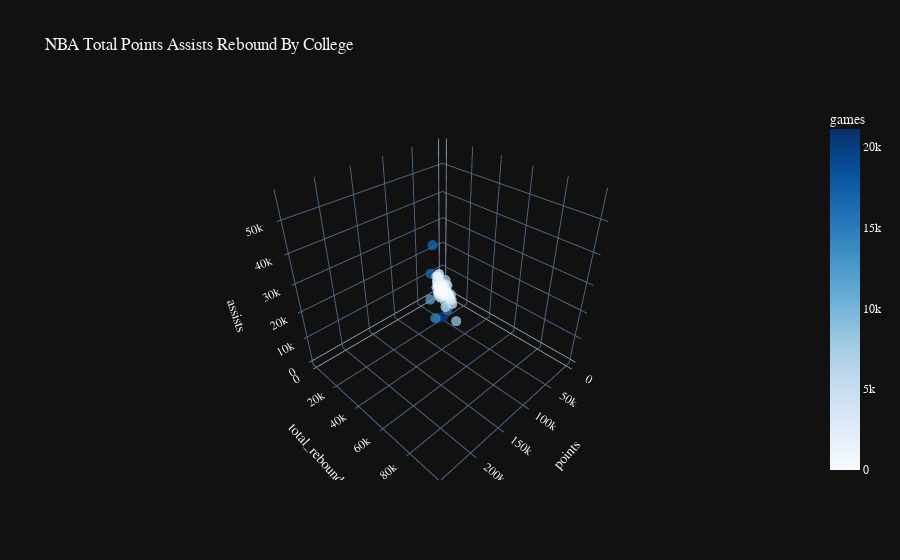

Notebook code for this chart:
### Markdown cell above
## Total NBA Minutes, Total NBA Games, Total NBA Active Years, Total NBA Points by Top 50 College (rank by player's total minutes)

### Code cell
fig = px.scatter_3d(df2, x = "points", y = "total_rebounds", z = "assists", opacity = 0.75,
                    color = "games", color_continuous_scale = "Blues",
                    title = "NBA Total Points Assists Rebound By College",
                    hover_name="college")

fig.update_traces(marker = dict(size = 3.5)) # scaling down the markers
fig.update_layout(template = "plotly_dark", font = dict(family = "PT Sans", size = 12))
fig.show()

### Figure 1 — Plotly figure (JSON) as saved in the notebook; plotly's stock layout.template omitted (floating-point values rounded to 4 significant figures; data arrays with more than 128 entries replaced by an {"elided": "..."} marker saying what was removed)
{"data": [{"hovertemplate": "<b>%{hovertext}</b><br><br>points=%{x}<br>total_rebounds=%{y}<br>assists=%{z}<br>games=%{marker.color}<extra></extra>", "hovertext": {"elided": "237 str values"}, "legendgroup": "", "marker": {"color": {"elided": "237 int values"}, "coloraxis": "coloraxis", "opacity": 0.75, "size": 3.5, "symbol": "circle"}, "mode": "markers", "name": "", "scene": "scene", "showlegend": false, "type": "scatter3d", "x": {"elided": "237 int values"}, "y": {"elided": "237 int values"}, "z": {"elided": "237 int values"}}], "layout": {"autosize": true, "coloraxis": {"colorbar": {"title": {"text": "games"}}, "colorscale": [[0, "rgb(247,251,255)"], [0.125, "rgb(222,235,247)"], [0.25, "rgb(198,219,239)"], [0.375, "rgb(158,202,225)"], [0.5, "rgb(107,174,214)"], [0.625, "rgb(66,146,198)"], [0.75, "rgb(33,113,181)"], [0.875, "rgb(8,81,156)"], [1, "rgb(8,48,107)"]]}, "font": {"family": "PT Sans", "size": 12}, "legend": {"tracegroupgap": 0}, "scene": {"aspectmode": "auto", "aspectratio": {"x": 1, "y": 1, "z": 1}, "domain": {"x": [0, 1], "y": [0, 1]}, "xaxis": {"title": {"text": "points"}, "type": "linear"}, "yaxis": {"title": {"text": "total_rebounds"}, "type": "linear"}, "zaxis": {"title": {"text": "assists"}, "type": "linear"}}, "title": {"text": "NBA Total Points Assists Rebound By College"}}}
